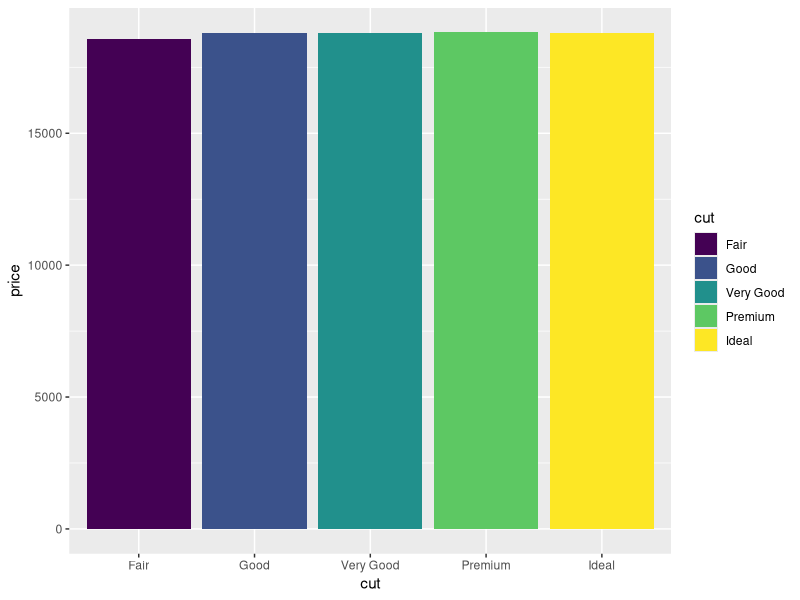

Generate this figure with R:
## ---- chunk 1
knitr::opts_chunk$set(echo = TRUE)
## ---- chunk 2
library(tidyverse)
data("diamonds")
view(diamonds)
## ---- chunk 3
max_price_per_cut <- aggregate(price ~ cut, data = diamonds, max)
## ---- chunk 4
ggplot(data = max_price_per_cut) + geom_col(mapping = aes(x = cut, y = price, fill = cut))

